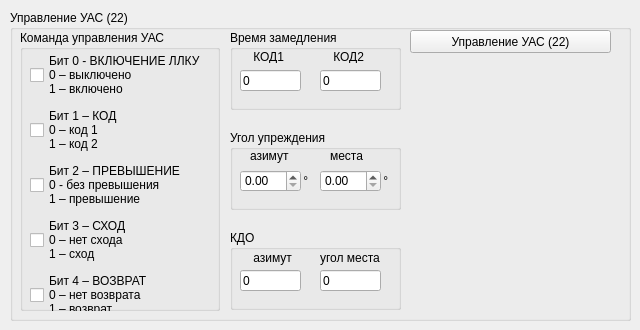
       <widget class="QWidget" name="tab_3">
        <attribute name="title">
         <string>Работа - рабочий режим (УАС)</string>
        </attribute>
        <widget class="QGroupBox" name="groupBox_Message22">
         <property name="geometry">
          <rect>
           <x>10</x>
           <y>10</y>
           <width>621</width>
           <height>311</height>
          </rect>
         </property>
         <property name="title">
          <string>Управление УАС (22)</string>
         </property>
         <widget class="QGroupBox" name="groupBox_12">
          <property name="geometry">
           <rect>
            <x>220</x>
            <y>20</y>
            <width>171</width>
            <height>80</height>
           </rect>
          </property>
          <property name="title">
           <string>Время замедления</string>
          </property>
          <widget class="QLabel" name="label_34">
           <property name="geometry">
            <rect>
             <x>20</x>
             <y>20</y>
             <width>46</width>
             <height>13</height>
            </rect>
           </property>
           <property name="text">
            <string> КОД1</string>
           </property>
          </widget>
          <widget class="QLineEdit" name="lineEdit22_slTime1">
           <property name="geometry">
            <rect>
             <x>10</x>
             <y>40</y>
             <width>61</width>
             <height>21</height>
            </rect>
           </property>
           <property name="text">
            <string>0</string>
           </property>
          </widget>
          <widget class="QLineEdit" name="lineEdit22_slTime2">
           <property name="geometry">
            <rect>
             <x>90</x>
             <y>40</y>
             <width>61</width>
             <height>21</height>
            </rect>
           </property>
           <property name="text">
            <string>0</string>
           </property>
          </widget>
          <widget class="QLabel" name="label_35">
           <property name="geometry">
            <rect>
             <x>100</x>
             <y>20</y>
             <width>46</width>
             <height>13</height>
            </rect>
           </property>
           <property name="text">
            <string> КОД2</string>
           </property>
          </widget>
         </widget>
         <widget class="QGroupBox" name="groupBox_13">
          <property name="geometry">
           <rect>
            <x>220</x>
            <y>220</y>
            <width>171</width>
            <height>80</height>
           </rect>
          </property>
          <property name="title">
           <string>КДО</string>
          </property>
          <widget class="QLabel" name="label_37">
           <property name="geometry">
            <rect>
             <x>90</x>
             <y>20</y>
             <width>71</width>
             <height>16</height>
            </rect>
           </property>
           <property name="text">
            <string>угол места</string>
           </property>
          </widget>
          <widget class="QLineEdit" name="lineEdit22_HorAngle">
           <property name="geometry">
            <rect>
             <x>10</x>
             <y>40</y>
             <width>61</width>
             <height>21</height>
            </rect>
           </property>
           <property name="text">
            <string>0</string>
           </property>
          </widget>
          <widget class="QLabel" name="label_36">
           <property name="geometry">
            <rect>
             <x>20</x>
             <y>20</y>
             <width>51</width>
             <height>16</height>
            </rect>
           </property>
           <property name="text">
            <string> азимут</string>
           </property>
          </widget>
          <widget class="QLineEdit" name="lineEdit22_VertAngle">
           <property name="geometry">
            <rect>
             <x>90</x>
             <y>40</y>
             <width>61</width>
             <height>21</height>
            </rect>
           </property>
           <property name="text">
            <string>0</string>
           </property>
          </widget>
         </widget>
         <widget class="QGroupBox" name="groupBox_14">
          <property name="geometry">
           <rect>
            <x>10</x>
            <y>20</y>
            <width>200</width>
            <height>281</height>
           </rect>
          </property>
          <property name="title">
           <string>Команда управления УАС</string>
          </property>
          <widget class="QWidget" name="layoutWidget_5">
           <property name="geometry">
            <rect>
             <x>10</x>
             <y>20</y>
             <width>203</width>
             <height>275</height>
            </rect>
           </property>
           <layout class="QGridLayout" name="gridLayout_3">
            <item row="0" column="0">
             <widget class="QCheckBox" name="checkBox22_1_0">
              <property name="text">
               <string>Бит 0 - ВКЛЮЧЕНИЕ ЛЛКУ
0 – выключено
1 – включено</string>
              </property>
             </widget>
            </item>
            <item row="2" column="0">
             <widget class="QCheckBox" name="checkBox22_1_2">
              <property name="text">
               <string>Бит 2 – ПРЕВЫШЕНИЕ
0 - без превышения
1 – превышение</string>
              </property>
             </widget>
            </item>
            <item row="3" column="0">
             <widget class="QCheckBox" name="checkBox22_1_3">
              <property name="text">
               <string>Бит 3 – СХОД
0 – нет схода
1 – сход</string>
              </property>
             </widget>
            </item>
            <item row="1" column="0">
             <widget class="QCheckBox" name="checkBox22_1_1">
              <property name="text">
               <string>Бит 1 – КОД
0 – код 1
1 – код 2</string>
              </property>
             </widget>
            </item>
            <item row="4" column="0">
             <widget class="QCheckBox" name="checkBox22_1_4">
              <property name="text">
               <string>Бит 4 – ВОЗВРАТ
0 – нет возврата 
1 – возврат</string>
              </property>
             </widget>
            </item>
           </layout>
          </widget>
         </widget>
         <widget class="QGroupBox" name="groupBox_15">
          <property name="geometry">
           <rect>
            <x>220</x>
            <y>120</y>
            <width>171</width>
            <height>80</height>
           </rect>
          </property>
          <property name="title">
           <string>Угол упреждения</string>
          </property>
          <widget class="QLabel" name="label_38">
           <property name="geometry">
            <rect>
             <x>100</x>
             <y>10</y>
             <width>51</width>
             <height>31</height>
            </rect>
           </property>
           <property name="text">
            <string>места</string>
           </property>
          </widget>
          <widget class="QLabel" name="label_88">
           <property name="geometry">
            <rect>
             <x>70</x>
             <y>40</y>
             <width>21</width>
             <height>21</height>
            </rect>
           </property>
           <property name="text">
            <string> °</string>
           </property>
          </widget>
          <widget class="QLabel" name="label_11">
           <property name="geometry">
            <rect>
             <x>20</x>
             <y>10</y>
             <width>51</width>
             <height>31</height>
            </rect>
           </property>
           <property name="text">
            <string>азимут</string>
           </property>
          </widget>
          <widget class="QDoubleSpinBox" name="doubleSpinBox22_HorLeadAngle">
           <property name="geometry">
            <rect>
             <x>10</x>
             <y>40</y>
             <width>61</width>
             <height>22</height>
            </rect>
           </property>
           <property name="decimals">
            <number>2</number>
           </property>
           <property name="minimum">
            <double>0.000000000000000</double>
           </property>
           <property name="maximum">
            <double>359.990000000000009</double>
           </property>
           <property name="value">
            <double>0.000000000000000</double>
           </property>
          </widget>
          <widget class="QLabel" name="label_89">
           <property name="geometry">
            <rect>
             <x>150</x>
             <y>40</y>
             <width>21</width>
             <height>21</height>
            </rect>
           </property>
           <property name="text">
            <string> °</string>
           </property>
          </widget>
          <widget class="QDoubleSpinBox" name="doubleSpinBox22_VertLeadAngle">
           <property name="geometry">
            <rect>
             <x>90</x>
             <y>40</y>
             <width>61</width>
             <height>22</height>
            </rect>
           </property>
           <property name="decimals">
            <number>2</number>
           </property>
           <property name="minimum">
            <double>0.000000000000000</double>
           </property>
           <property name="maximum">
            <double>359.990000000000009</double>
           </property>
           <property name="value">
            <double>0.000000000000000</double>
           </property>
          </widget>
         </widget>
         <widget class="QPushButton" name="sendMessageButton_22">
          <property name="geometry">
           <rect>
            <x>400</x>
            <y>20</y>
            <width>201</width>
            <height>23</height>
           </rect>
          </property>
          <property name="text">
           <string>Управление УАС (22)</string>
          </property>
         </widget>
        </widget>
       </widget>
